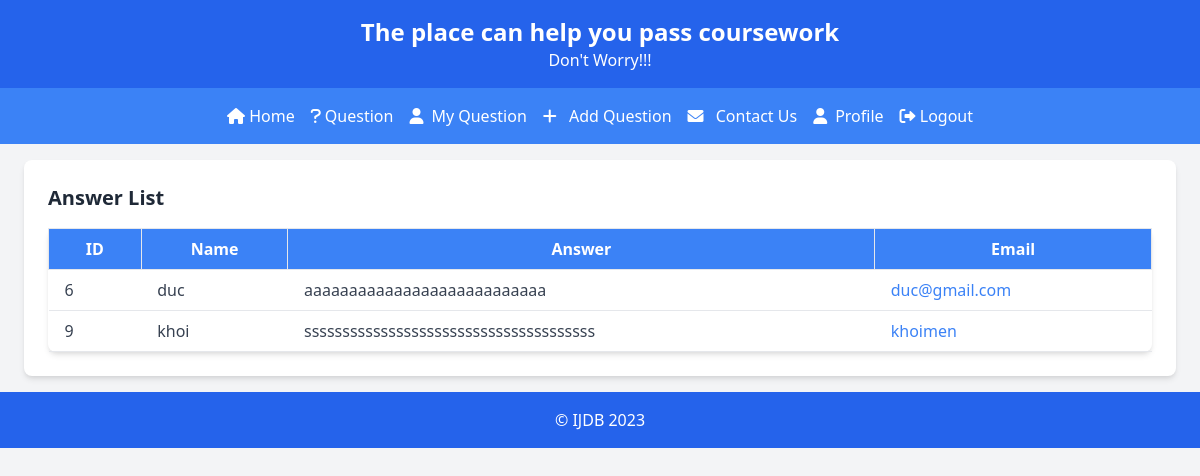
Page /public/view_answer.php?id=43 on the committed database.
### tables this page shows
CREATE TABLE `answer` (
  `id` int(11) NOT NULL,
  `answertext` varchar(50) NOT NULL,
  `userid` int(20) NOT NULL,
  `questiontid` int(11) NOT NULL
);

CREATE TABLE `users` (
  `id` int(50) NOT NULL,
  `name_user` varchar(50) NOT NULL,
  `email` varchar(50) NOT NULL,
  `username` varchar(50) NOT NULL,
  `pass` varchar(50) NOT NULL,
  `adress` varchar(50) NOT NULL,
  `role` tinyint(1) NOT NULL DEFAULT 0,
  `date_of_birth` date NOT NULL
);

### public/view_answer.php (called while the page is built, shortened)
<?php
try {
    include '../includes/DatabaseConnection.php';
    $sql = "SELECT answertext, a.id, name_user, email
    FROM answer as a JOIN users as u ON a.userid = u.id
    WHERE questiontid = :id";
    $stmt = $pdo->prepare($sql);
    $stmt->execute(['id' => $_GET['id']]);
    $system = $stmt->fetchAll();
    include '../templates/view_answer.html.php';
} catch (PDOException $e) {
    $title = 'An error has occurred';
    $output = 'Database error: ' . $e->getMessage();
}
include '../templates/publiclayout.html.php';
?>

### templates/view_answer.html.php (the view, shortened to what this page needs)
<!DOCTYPE html>
<html lang="en">
<head>
    <link href="https://cdn.jsdelivr.net/npm/tailwindcss@2.2.19/dist/tailwind.min.css" rel="stylesheet">
</head>
<body class="bg-gray-100 p-6">
    <div class="max-w-6xl mx-auto bg-white p-6 rounded-lg shadow-md">
        <h1 class="text-xl font-bold mb-4">Answer List</h1>
        <table class="min-w-full bg-white rounded-lg shadow-md">
            <thead>
                <tr class="bg-blue-500 text-white">
                    <th class="border px-4 py-2">ID</th>
                    <th class="border px-4 py-2">Name</th>
                    <th class="border px-4 py-2">Answer</th>
                    <th class="border px-4 py-2">Email</th>
                </tr>
            </thead>
            <tbody class="text-gray-700">
            <?php foreach ($system as $answer): ?>
                <tr class="border-b hover:bg-gray-50">
                    <td class="px-4 py-2"><?= htmlspecialchars($answer['id'], ENT_QUOTES, 'UTF-8') ?></td>
                    <td class="px-4 py-2"><?= htmlspecialchars($answer['name_user'], ENT_QUOTES, 'UTF-8') ?></td>
                    <td class="px-4 py-2"><?= htmlspecialchars($answer['answertext'], ENT_QUOTES, 'UTF-8') ?></td>
                    <td class="px-4 py-2">
                        <a href="mailto:<?= htmlspecialchars($answer['email'], ENT_QUOTES, 'UTF-8') ?>" class="text-blue-500 hover:underline"><?= htmlspecialchars($answer['email'], ENT_QUOTES, 'UTF-8') ?></a>
                    </td>
                </tr>
            <?php endforeach; ?>
            </tbody>
        </table>
    </div>
</body>
</html>

### rows in the picture
answer: id "6", userid.name_user "duc", answertext "aaaaaaaaaaaaaaaaaaaaaaaaaaa", userid.email "duc@gmail.com"
answer: id "9", userid.name_user "khoi", answertext "ssssssssssssssssssssssssssssssssssssss", userid.email "khoimen"
